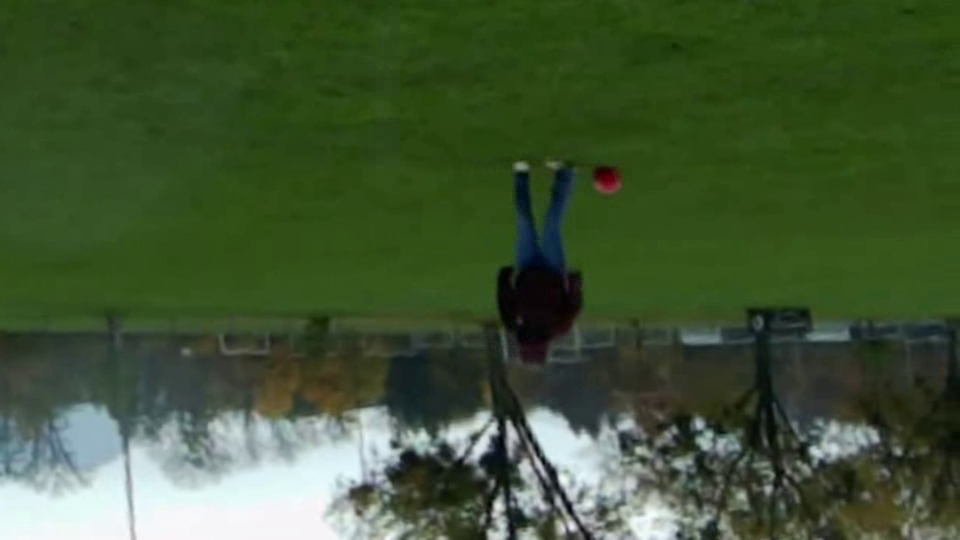
#> input picture frame 56 of patrickstitchtests/broadcast.mp4, 960 x 540 px, given in place of pano08.mp4, which was not available
$ python broadcast.py
#> lines starting #> are read from the running program, lines starting #| are printed output that depends on the picture; after the words box and inside, x2 and y2 are one past the last pixel; in counts of white or black regions, pixels touching at a corner belong together; pictures that were not available may be replaced by others from this repository, and a replacement may not be noted
import cv2
import numpy as np

VIDEO_PATH = "Footage16-11/pano/pano08.mp4"
PREVIEW_WIDTH = 1600
EXCLUSION_RATIO = 0.0  # top band fraction to ignore vertically

# how long we keep drawing the old ball if detection fails
MAX_MISSED_FRAMES = 10

# player detection parameters (tune for your footage)
PLAYER_MIN_AREA = 500      # min bounding box area
PLAYER_MAX_AREA = 20000    # max bounding box area
PLAYER_MIN_ASPECT = 1.2    # h/w for standing players
PLAYER_MAX_ASPECT = 4.0

# how close a player must be to ball centre (pixels)
PLAYER_NEAR_DIST = 140

# broadcast view parameters
BROADCAST_ASPECT = 16.0 / 9.0
MIN_VIEW_WIDTH = 320        # minimum broadcast rect width in pixels
SMOOTHING = 0.1             # 0..1, higher = faster camera movement
MARGIN_FACTOR = 0.35        # margin as fraction of bbox size
MARGIN_PIXELS = 40          # extra constant margin


def detect_red_candidates(frame, exclusion_ratio=EXCLUSION_RATIO):
    h, w = frame.shape[:2]
    exclusion_height = int(h * exclusion_ratio)

    hsv = cv2.cvtColor(frame, cv2.COLOR_BGR2HSV)

    lower_red1 = np.array([0, 70, 70], dtype=np.uint8)
    upper_red1 = np.array([10, 255, 255], dtype=np.uint8)

    lower_red2 = np.array([170, 70, 70], dtype=np.uint8)
    upper_red2 = np.array([180, 255, 255], dtype=np.uint8)

    mask1 = cv2.inRange(hsv, lower_red1, upper_red1)
    mask2 = cv2.inRange(hsv, lower_red2, upper_red2)
    mask = cv2.bitwise_or(mask1, mask2)

    # exclude top band
    mask[0:exclusion_height, :] = 0

    # slight blur and morphology to stabilise
    mask = cv2.GaussianBlur(mask, (5, 5), 0)
    kernel = np.ones((3, 3), np.uint8)
    mask = cv2.morphologyEx(mask, cv2.MORPH_OPEN, kernel, iterations=1)
    mask = cv2.dilate(mask, kernel, iterations=1)

    contours, _ = cv2.findContours(mask, cv2.RETR_EXTERNAL, cv2.CHAIN_APPROX_SIMPLE)

    candidates = []
    for cnt in contours:
        area = cv2.contourArea(cnt)
        if area < 20 or area > 8000:
            continue

        (x, y), radius = cv2.minEnclosingCircle(cnt)
        if radius < 4 or radius > 70:
            continue

        perimeter = cv2.arcLength(cnt, True)
        if perimeter == 0:
            continue

        circularity = 4 * np.pi * area / (perimeter * perimeter)
        if circularity < 0.45:
            continue

        candidates.append((int(x), int(y), int(radius), circularity, area))

    return candidates


def pick_best_candidate(candidates, last_pos=None):
    if not candidates:
        return None

    # score: favour circular and near last position
    best_score = -1
    best = None
    for (x, y, r, circ, area) in candidates:
        score = circ * 2.0  # base weight for circularity
        if last_pos is not None:
            lx, ly = last_pos
            dist = np.hypot(x - lx, y - ly)
            # penalise large jumps
            score -= dist * 0.01
        # also lightly favour reasonable size
        score += np.log(max(area, 1)) * 0.1

        if score > best_score:
            best_score = score
            best = (x, y, r)

    return best


def detect_players(frame, back_sub, exclusion_ratio=EXCLUSION_RATIO):
    """
    Very simple player detector using background subtraction + contour filtering.
    Returns list of dicts: {"bbox": (x1, y1, x2, y2), "centre": (cx, cy)}
    """
    h, w = frame.shape[:2]
    exclusion_height = int(h * exclusion_ratio)

    fg_mask = back_sub.apply(frame)

    # remove shadows if using MOG2 (shadows ~ 127)
    _, fg_mask = cv2.threshold(fg_mask, 200, 255, cv2.THRESH_BINARY)

    kernel = np.ones((3, 3), np.uint8)
    fg_mask = cv2.morphologyEx(fg_mask, cv2.MORPH_OPEN, kernel, iterations=1)
    fg_mask = cv2.dilate(fg_mask, kernel, iterations=1)

    # exclude top band for players too, if needed
    fg_mask[0:exclusion_height, :] = 0

    contours, _ = cv2.findContours(fg_mask, cv2.RETR_EXTERNAL, cv2.CHAIN_APPROX_SIMPLE)

    players = []
    for cnt in contours:
        x, y, w_box, h_box = cv2.boundingRect(cnt)
        area = w_box * h_box
        if area < PLAYER_MIN_AREA or area > PLAYER_MAX_AREA:
            continue

        aspect = h_box / float(w_box + 1e-6)
        if aspect < PLAYER_MIN_ASPECT or aspect > PLAYER_MAX_ASPECT:
            continue

        cx = x + w_box // 2
        cy = y + h_box // 2
        players.append({
            "bbox": (x, y, x + w_box, y + h_box),
            "centre": (cx, cy)
        })

    return players


def choose_nearby_players(players, ball, max_players=2):
    """
    From all detected players, choose up to max_players closest to the ball.
    """
    if ball is None:
        return []

    bx, by, _ = ball
    dists = []
    for p in players:
        cx, cy = p["centre"]
        dist = np.hypot(cx - bx, cy - by)
        if dist <= PLAYER_NEAR_DIST:
            dists.append((dist, p))

    dists.sort(key=lambda x: x[0])
    return [p for (_, p) in dists[:max_players]]


def compute_target_view_rect(ball, nearby_players, frame_shape):
    """
    Compute the desired broadcast view rect (x1, y1, x2, y2) that contains:
    - the ball
    - up to two nearby players
    plus some margin, and with a fixed aspect ratio.
    """
    h, w = frame_shape[:2]

    # default: full frame if we do not have ball
    if ball is None:
        return np.array([0.0, 0.0, float(w), float(h)], dtype=np.float32)

    bx, by, r = ball

    # start from ball point
    xs = [bx]
    ys = [by]

    for p in nearby_players:
        x1, y1, x2, y2 = p["bbox"]
        xs.extend([x1, x2])
        ys.extend([y1, y2])

    x_min = float(min(xs))
    x_max = float(max(xs))
    y_min = float(min(ys))
    y_max = float(max(ys))

    # add margin
    width = x_max - x_min
    height = y_max - y_min

    margin_x = width * MARGIN_FACTOR + MARGIN_PIXELS
    margin_y = height * MARGIN_FACTOR + MARGIN_PIXELS

    x_min -= margin_x
    x_max += margin_x
    y_min -= margin_y
    y_max += margin_y

    # clamp to frame
    x_min = max(0.0, x_min)
    y_min = max(0.0, y_min)
    x_max = min(float(w), x_max)
    y_max = min(float(h), y_max)

    # enforce minimum width
    if (x_max - x_min) < MIN_VIEW_WIDTH:
        cx = 0.5 * (x_min + x_max)
        half_w = MIN_VIEW_WIDTH / 2.0
        x_min = cx - half_w
        x_max = cx + half_w
        x_min = max(0.0, x_min)
        x_max = min(float(w), x_max)

    # enforce aspect ratio (16:9) by growing rect if needed
    width = x_max - x_min
    height = y_max - y_min
    current_aspect = width / float(height + 1e-6)

    if current_aspect > BROADCAST_ASPECT:
        # too wide, increase height
        desired_height = width / BROADCAST_ASPECT
        extra = desired_height - height
        y_min -= extra / 2.0
        y_max += extra / 2.0
    else:
        # too tall, increase width
        desired_width = height * BROADCAST_ASPECT
        extra = desired_width - width
        x_min -= extra / 2.0
        x_max += extra / 2.0

    # clamp again
    x_min = max(0.0, x_min)
    y_min = max(0.0, y_min)
    x_max = min(float(w), x_max)
    y_max = min(float(h), y_max)

    return np.array([x_min, y_min, x_max, y_max], dtype=np.float32)


def lerp_rect(current, target, alpha):
    return current * (1.0 - alpha) + target * alpha


def main():
    cap = cv2.VideoCapture(VIDEO_PATH)
    if not cap.isOpened():
        print("Error: cannot open video")
        return

    # background subtractor for player detection
    back_sub = cv2.createBackgroundSubtractorMOG2(
        history=500, varThreshold=16, detectShadows=True
    )

    last_pos = None
    last_radius = None
    missed_frames = 0

    current_view_rect = None  # [x1, y1, x2, y2] as float

    while True:
        ret, frame = cap.read()
#> frame is the input picture: shape (540, 960, 3); mean B, G, R 52.8, 85.8, 65.3
        if not ret:
            break

        h, w = frame.shape[:2]
        exclusion_height = int(h * EXCLUSION_RATIO)

        # --- 1. Ball detection / tracking ---
        candidates = detect_red_candidates(frame)
#> in detect_red_candidates, `mask1 = cv2.inRange(hsv, lower_red1, upper_red1)`:
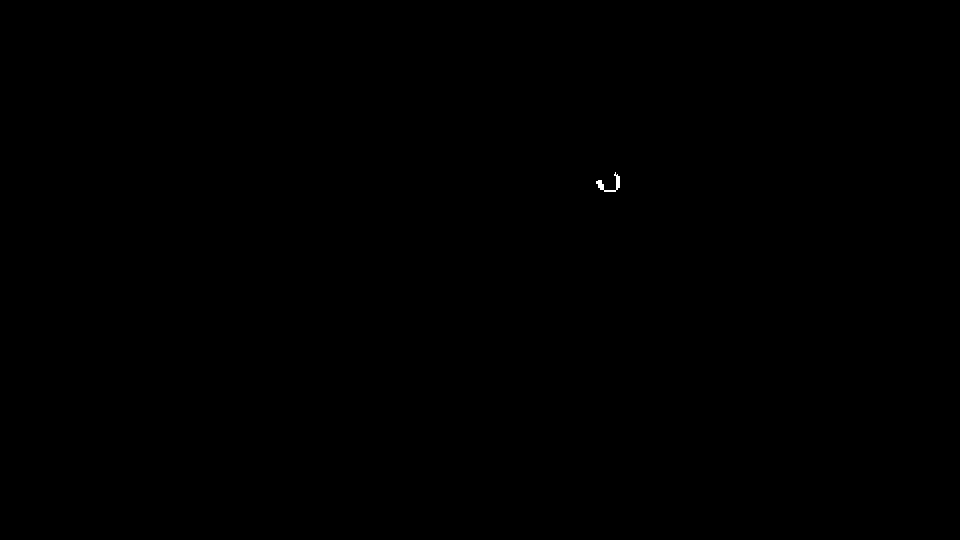
#> mask1: shape (540, 960); 0.03% white; 1 white region, box (x1, y1, x2, y2) and area: (596, 172, 620, 192) 139
#> in detect_red_candidates, `contours, _ = cv2.findContours(mask, cv2.RETR_EXTERNAL, cv2.CHAIN_APPR..`: contours = 1 contour; box (x1, y1, x2, y2) and area: (593, 169, 623, 195) 579
#> the loop in detect_red_candidates, `for cnt in contours:` made 1 pass
#> (area, x, y, radius, perimeter, circularity) on pass 1: (579, 608.4, 181.5, 16.04, 101, 0.714)
#> after the loop in detect_red_candidates, `for cnt in contours:`: candidates = [(608, 181, 16, 0.714, 579)]
#> candidates = [(608, 181, 16, 0.714, 579)]
        ball = pick_best_candidate(candidates, last_pos)
#> the loop in pick_best_candidate, `for (x, y, r, circ, area) in candidates:` made 1 pass
#> (x, y, r, circ, area, score, best_score) on pass 1: (608, 181, 16, 0.714, 579, 2.06, 2.06)
#> after the loop in pick_best_candidate, `for (x, y, r, circ, area) in candidates:`: best_score = 2.06
#> ball = (608, 181, 16)

        if ball is not None:
            x, y, r = ball
#> x = 608; y = 181; r = 16
            last_pos = (x, y)
#> last_pos = (608, 181)
            last_radius = r
#> last_radius = 16
            missed_frames = 0
        else:
            # no detection this frame, keep last known for a bit
            if missed_frames < MAX_MISSED_FRAMES and last_pos is not None:
                missed_frames += 1
                x, y = last_pos
                r = last_radius if last_radius is not None else 10
                ball = (x, y, r)
            else:
                ball = None

        # --- 2. Player detection ---
        players = detect_players(frame, back_sub, exclusion_ratio=EXCLUSION_RATIO)
#> in detect_players, `contours, _ = cv2.findContours(fg_mask, cv2.RETR_EXTERNAL, cv2.CHAIN_A..`: contours = []
#> players = []

        # --- 3. Choose nearby players to include in broadcast view ---
        nearby_players = choose_nearby_players(players, ball, max_players=2)
#> in choose_nearby_players, `bx, by, _ = ball`: bx = 608; by = 181
#> after the loop in choose_nearby_players, `for p in players:`: dists = []
#> nearby_players = []

        # --- 4. Compute desired broadcast view rect ---
        target_view_rect = compute_target_view_rect(ball, nearby_players, frame.shape)
#> in compute_target_view_rect, `bx, by, r = ball`: bx = 608; by = 181; r = 16
#> in compute_target_view_rect, `xs = [bx]`: xs = [608]
#> in compute_target_view_rect, `ys = [by]`: ys = [181]
#> in compute_target_view_rect, `x_min = float(min(xs))`: x_min = 608
#> in compute_target_view_rect, `y_min = float(min(ys))`: y_min = 181
#> in compute_target_view_rect, `width = x_max - x_min`: width = 0
#> in compute_target_view_rect, `margin_x = width * MARGIN_FACTOR + MARGIN_PIXELS`: margin_x = 40
#> in compute_target_view_rect, `x_min -= margin_x`: x_min = 568
#> in compute_target_view_rect, `x_max += margin_x`: x_max = 648
#> in compute_target_view_rect, `y_min -= margin_y`: y_min = 141
#> in compute_target_view_rect, `y_max += margin_y`: y_max = 221
#> in compute_target_view_rect, `cx = 0.5 * (x_min + x_max)`: cx = 608
#> in compute_target_view_rect, `x_min = cx - half_w`: x_min = 448
#> in compute_target_view_rect, `x_max = cx + half_w`: x_max = 768
#> in compute_target_view_rect, `width = x_max - x_min`: width = 320
#> in compute_target_view_rect, `height = y_max - y_min`: height = 80
#> in compute_target_view_rect, `current_aspect = width / float(height + 1e-6)`: current_aspect = 4
#> in compute_target_view_rect, `desired_height = width / BROADCAST_ASPECT`: desired_height = 180
#> in compute_target_view_rect, `extra = desired_height - height`: extra = 100
#> in compute_target_view_rect, `y_min -= extra / 2.0`: y_min = 91
#> in compute_target_view_rect, `y_max += extra / 2.0`: y_max = 271
#> target_view_rect = [448, 91, 768, 271]

        # initialise camera rect on first frame
        if current_view_rect is None:
            current_view_rect = target_view_rect.copy()
#> current_view_rect = [448, 91, 768, 271]
        else:
            current_view_rect = lerp_rect(current_view_rect, target_view_rect, SMOOTHING)

        # convert rect to integers and clamp
        x1, y1, x2, y2 = current_view_rect
#> x1 = 448; y1 = 91; x2 = 768; y2 = 271
        x1 = int(max(0, min(w - 1, round(x1))))
        y1 = int(max(0, min(h - 1, round(y1))))
        x2 = int(max(x1 + 1, min(w, round(x2))))
        y2 = int(max(y1 + 1, min(h, round(y2))))

        broadcast_crop = frame[y1:y2, x1:x2]
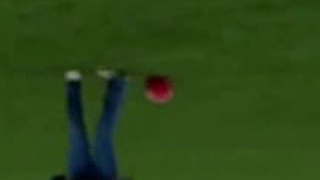
#> broadcast_crop: shape (180, 320, 3); mean B, G, R 23.5, 70.9, 44.2
        # resize broadcast view to something like 960x540 (16:9)
        broadcast_view = cv2.resize(broadcast_crop, (960, 540))

        # --- 5. Draw overlays on full panorama for debugging ---
        display = frame.copy()

        # draw ball
        if ball is not None:
            bx, by, br = ball
#> bx = 608; by = 181; br = 16
            cv2.circle(display, (bx, by), br, (0, 255, 255), 2)
            cv2.circle(display, (bx, by), 3, (0, 255, 0), -1)
#> display: shape (540, 960, 3); mean B, G, R 52.8, 85.9, 65.4

        # draw player boxes
        for p in players:
            x1p, y1p, x2p, y2p = p["bbox"]
            colour = (255, 255, 0)
            if p in nearby_players:
                colour = (0, 0, 255)  # highlight nearby ones
            cv2.rectangle(display, (x1p, y1p), (x2p, y2p), colour, 2)
#> this loop made 0 passes

        # draw current broadcast rect on panorama
        cv2.rectangle(display, (x1, y1), (x2, y2), (0, 255, 255), 2)

        # draw exclusion zone (if used)
        cv2.rectangle(display, (0, 0), (w - 1, exclusion_height - 1), (255, 0, 0), 2)
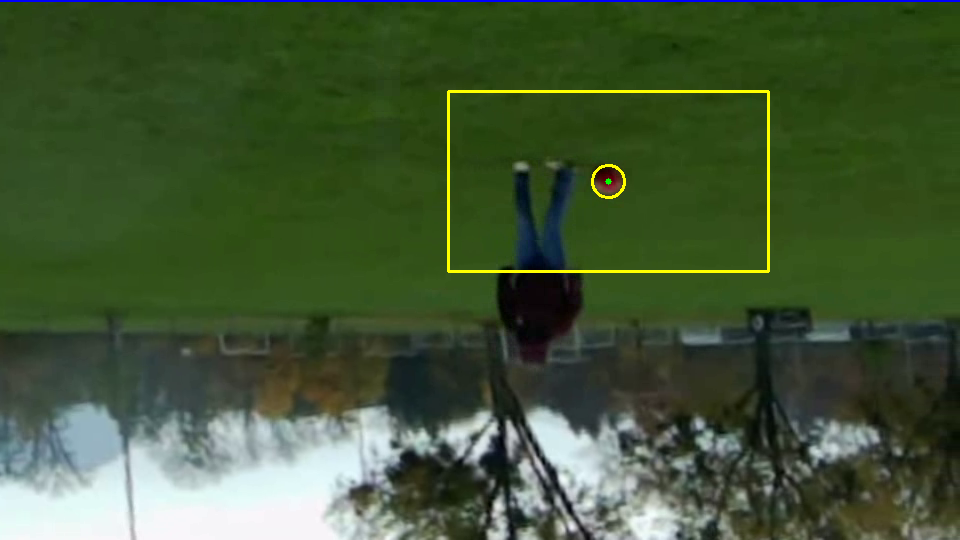
#> display: shape (540, 960, 3); mean B, G, R 53.6, 86.7, 66.5

        # resize panorama for viewing
        scale = PREVIEW_WIDTH / float(w)
        preview = cv2.resize(display, (PREVIEW_WIDTH, int(h * scale)))

        cv2.imshow("Panorama view (ball + players + broadcast box)", preview)
        cv2.imshow("Broadcast view", broadcast_view)

        key = cv2.waitKey(1) & 0xFF
#> (key q is pressed here)
        if key == 27 or key == ord('q'):
            break

    cap.release()
    cv2.destroyAllWindows()


if __name__ == "__main__":
    main()

$ run again, starting later in the video
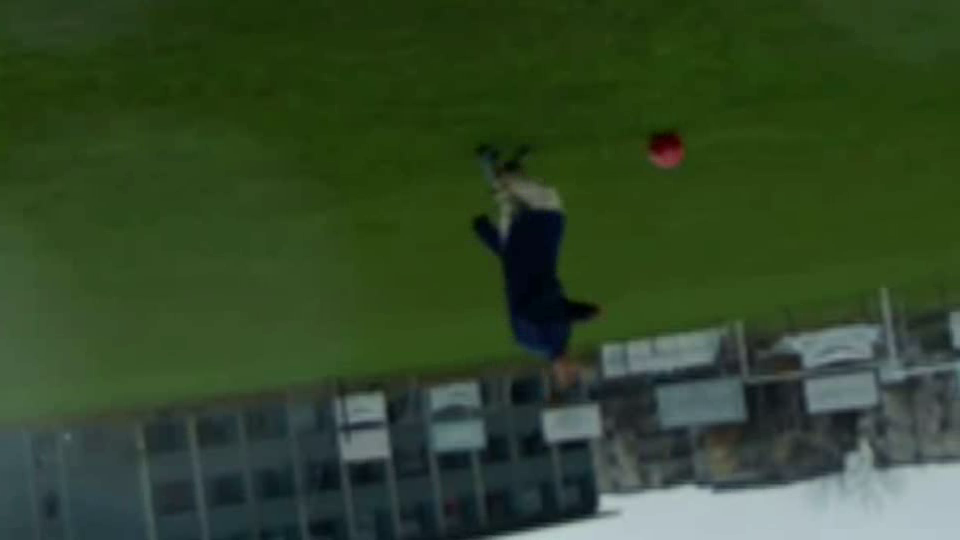
#> input picture frame 253 of patrickstitchtests/broadcast.mp4, 960 x 540 px, given in place of pano08.mp4, which was not available
#> in main, frame is the input picture: shape (540, 960, 3); mean B, G, R 41.7, 71.3, 50.5
#> hsv: shape (540, 960, 3); mean H, S, V 61.1, 140.4, 72.3
#> mask1: shape (540, 960); 0.05% white; 4 white regions (3 under 20 px), largest, box (x1, y1, x2, y2) and area: (652, 146, 682, 166) 214
#> mask2: shape (540, 960); 0.04% white; 1 white region, box (x1, y1, x2, y2) and area: (658, 146, 678, 162) 232
#> in detect_red_candidates, `contours, _ = cv2.findContours(mask, cv2.RETR_EXTERNAL, cv2.CHAIN_APPR..`: contours = 2 contours; box (x1, y1, x2, y2) and area: (649, 143, 685, 169) 754, (557, 363, 575, 377) 135
#> the loop in detect_red_candidates, `for cnt in contours:` made 2 passes
#> (area, x, y, radius, perimeter, circularity) on passes 1 to 2: (135, 565.5, 369.5, 10.7, 57.66, 0.51), (754.5, 667.5, 153.5, 19.56, 113.6, 0.735)
#> after the loop in detect_red_candidates, `for cnt in contours:`: candidates = [(565, 369, 10, 0.51, 135), (667, 153, 19, 0.735, 754.5)]
#> the loop in pick_best_candidate, `for (x, y, r, circ, area) in candidates:` made 2 passes
#> (x, y, r, circ, area, score, best_score) on passes 1 to 2: (565, 369, 10, 0.51, 135, 1.51, 1.51), (667, 153, 19, 0.735, 754.5, 2.13, 2.13)
#> after the loop in pick_best_candidate, `for (x, y, r, circ, area) in candidates:`: best_score = 2.13
#> ball = (667, 153, 19)
#> in main, `x, y, r = ball`: x = 667; y = 153; r = 19
#> last_pos = (667, 153)
#> last_radius = 19
#> in detect_players, `contours, _ = cv2.findContours(fg_mask, cv2.RETR_EXTERNAL, cv2.CHAIN_A..`: contours = []
#> in choose_nearby_players, `bx, by, _ = ball`: bx = 667; by = 153
#> after the loop in choose_nearby_players, `for p in players:`: dists = []
#> in compute_target_view_rect, `bx, by, r = ball`: bx = 667; by = 153; r = 19
#> xs = [667]
#> ys = [153]
#> in compute_target_view_rect, `x_min = float(min(xs))`: x_min = 667
#> in compute_target_view_rect, `y_min = float(min(ys))`: y_min = 153
#> in compute_target_view_rect, `width = x_max - x_min`: width = 0
#> margin_x = 40
#> in compute_target_view_rect, `x_min -= margin_x`: x_min = 627
#> in compute_target_view_rect, `x_max += margin_x`: x_max = 707
#> in compute_target_view_rect, `y_min -= margin_y`: y_min = 113
#> in compute_target_view_rect, `y_max += margin_y`: y_max = 193
#> cx = 667
#> in compute_target_view_rect, `x_min = cx - half_w`: x_min = 507
#> in compute_target_view_rect, `x_max = cx + half_w`: x_max = 827
#> in compute_target_view_rect, `width = x_max - x_min`: width = 320
#> in compute_target_view_rect, `height = y_max - y_min`: height = 80
#> current_aspect = 4
#> desired_height = 180
#> extra = 100
#> in compute_target_view_rect, `y_min -= extra / 2.0`: y_min = 63
#> in compute_target_view_rect, `y_max += extra / 2.0`: y_max = 243
#> target_view_rect = [507, 63, 827, 243]
#> x1 = 507; y1 = 63; x2 = 827; y2 = 243
#> in main, `broadcast_crop = frame[y1:y2, x1:x2]`:
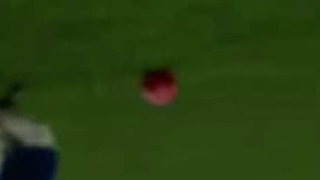
#> broadcast_crop: shape (180, 320, 3); mean B, G, R 15.7, 62.4, 39.4
#> in main, `bx, by, br = ball`: bx = 667; by = 153; br = 19
#> in main, `cv2.rectangle(display, (0, 0), (w - 1, exclusion_height - 1), (255, 0,..`:
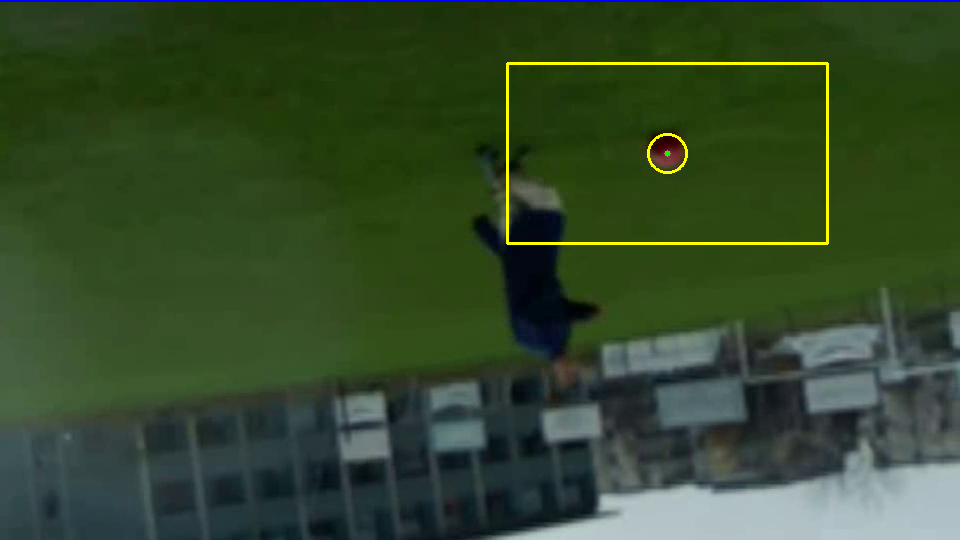
#> display: shape (540, 960, 3); mean B, G, R 42.5, 72.3, 51.7
